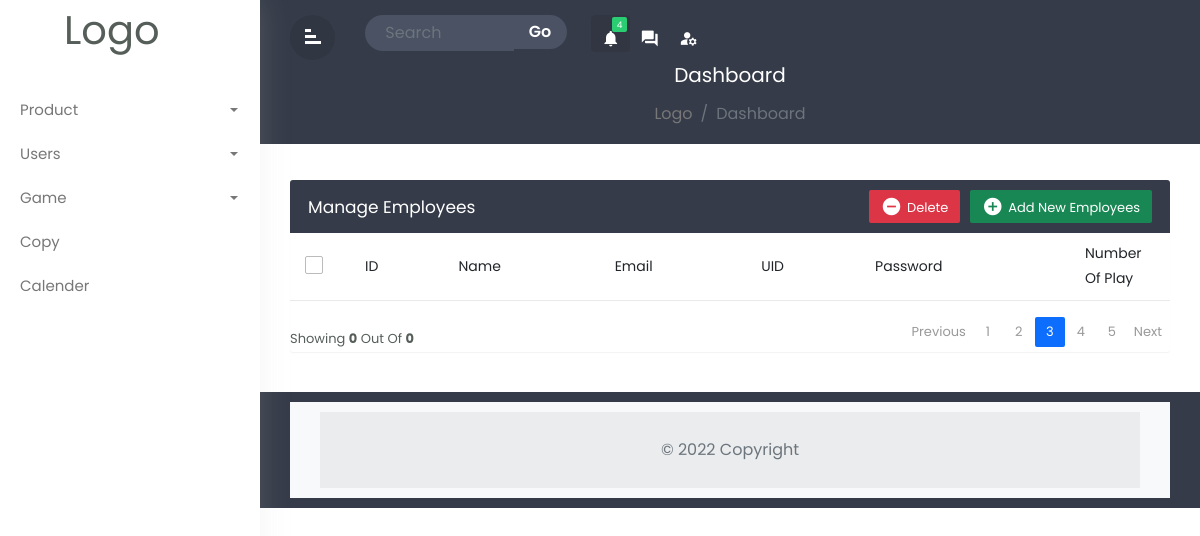
Before: /login-system/admin/admin-users.php with the older database file.
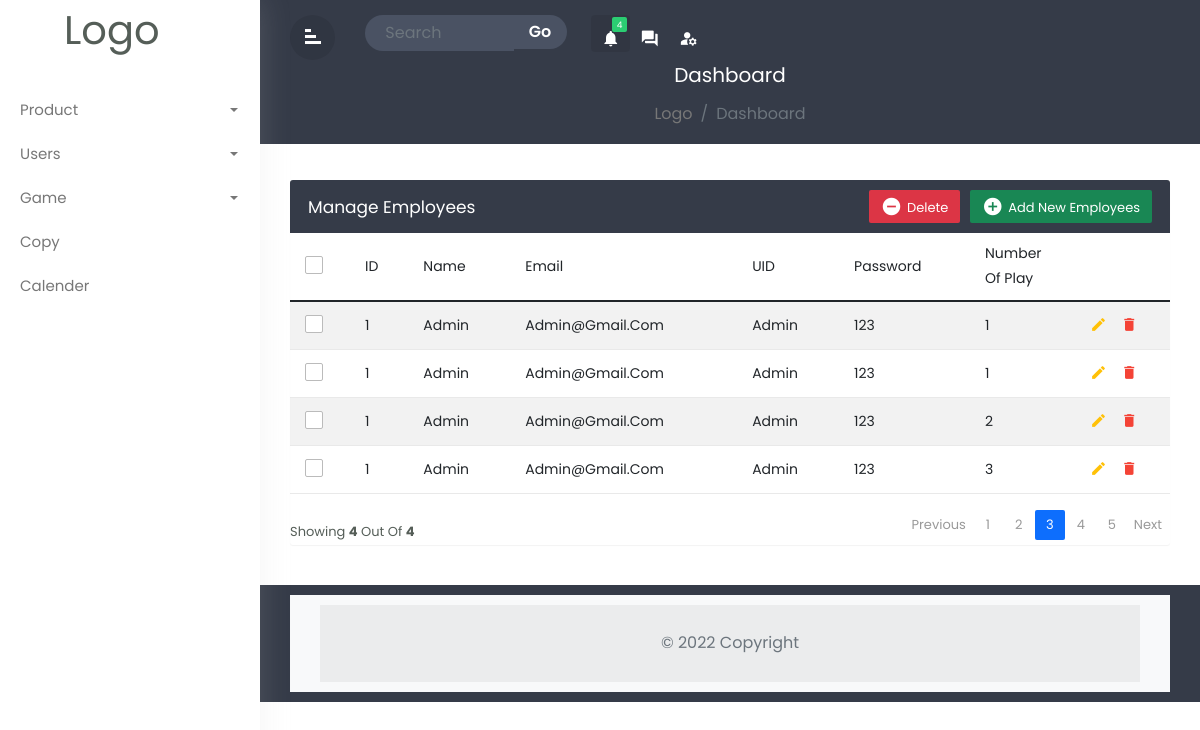
After: the same page with the newer database file.
### tables this page shows
CREATE TABLE `ranking` (
  `rankid` int(11) NOT NULL,
  `usersid` int(11) NOT NULL,
  `no_of_play` int(11) DEFAULT '0',
  `score` int(11) DEFAULT '0',
  `finishedtime` datetime NOT NULL
);

CREATE TABLE `users` (
  `usersId` int(11) NOT NULL,
  `usersName` varchar(128) NOT NULL,
  `usersEmail` varchar(128) NOT NULL,
  `usersUid` varchar(128) NOT NULL,
  `usersPwd` varchar(128) NOT NULL
);

### login-system/admin/admin-users.php (the view, shortened to what this page needs)
<?php
include_once '../php/dbh.inc.php';
?>
<!doctype html>
<html lang="en">
<head>
    <link rel="stylesheet" href="../../bootstrap/css/bootstrap.min.css">
    <link rel="stylesheet" href="../../css/admin.css">
</head>
<body>
    <?php
    $sqlGamePoints = "SELECT * FROM users JOIN ranking on users.usersId = users.usersId order BY no_of_play ASC";
    $result = mysqli_query($conn, $sqlGamePoints);
    $num = mysqli_num_rows($result);
    $rowcount = mysqli_num_rows($result);
    ?>
    <div class="wrapper">
        <?php
        require './admin-sidebar.php'
        ?>
        <div id="content">
            <?php
            require './admin-header.php'
            ?>
            <div class="main-content">
                <div class="row">
                    <div class="col-md-12">
                        <div class="table-wrapper">
                            <div class="table-title">
                                <div class="row">
                                    <div class="col-sm-6 p-0 flex justify-content-lg-start justify-content-center">
                                        <h2 class="ml-lg-2">Manage Employees</h2>
                                    </div>
                                    <div class="col-sm-6 p-0 flex justify-content-lg-end justify-content-center">
                                        <a href="#addEmployeeModal" class="btn btn-success" data-toggle="modal">
                                            <i class="material-icons">&#xE147;</i>
                                            <span>Add New Employees</span>
                                        </a>
                                        <a href="#deleteEmployeeModal" class="btn btn-danger" data-toggle="modal">
                                            <i class="material-icons">&#xE15C;</i>
                                            <span>Delete</span>
                                        </a>
                                    </div>
                                </div>
                            </div>
                            <table class="table table-striped table-hover">
                                <thead>
                                    <tr>
                                        <th><span class="custom-checkbox">
                                                <label for="selectAll"></label></th>
                                        <th>ID</th>
                                        <th>Name</th>
                                        <th>Email</th>
                                        <th>UID</th>
                                        <th>Password</th>
                                        <th>Number of play</th>
                                    </tr>
                                </thead>
                                <tbody>
                                    <?php
                                    if ($num > 0) {
                                        while ($data = mysqli_fetch_assoc($result)) {
                                            echo "
                                                <tr>
                                                <th><span class='custom-checkbox'>
                                                        <input type='checkbox' id='checkbox1' name='option[]' value='1'>
                                                        <label for='checkbox1'></label></th>
                                                <th>" . $data['usersId'] . "</th>
                                                <th>" . $data['usersName'] . "</th>
                                                <th>" . $data['usersEmail'] . "</th>
                                                <th>" . $data['usersUid'] . "</th>
                                                <th>" . $data['usersPwd'] . "</th>
                                                <th>" . $data['no_of_play'] . "</th>
                                                <th>
                                                <a href='#editEmployeeModal' class='edit' data-toggle='modal'>
                                                    <i class='material-icons' data-toggle='tooltip'
                                                        title='Edit'>&#xE254;</i>
                                                </a>
                                                <a href='#deleteEmployeeModal' class='delete' data-toggle='modal'>
                                                    <i class='material-icons' data-toggle='tooltip'
                                                        title='Delete'>&#xE872;</i>
                                                </a>
                                            </th>
                                        </tr>
                                                ";
                                        }
                                    }
                                    ?>
                                </tbody>
                            </table>
                            <div class="clearfix">
                                <?php
                                echo "<div class='hint-text'>showing <b>" . $rowcount . "</b> out of <b>" . $rowcount . "</b></div>"
                                ?>
                                <ul class="pagination">
                                    <li class="page-item disabled"><a href="#">Previous</a></li>
                                    <li class="page-item "><a href="#" class="page-link">1</a></li>
                                    <li class="page-item "><a href="#" class="page-link">2</a></li>
                                    <li class="page-item active"><a href="#" class="page-link">3</a></li>
                                    <li class="page-item "><a href="#" class="page-link">4</a></li>
                                    <li class="page-item "><a href="#" class="page-link">5</a></li>
                                    <li class="page-item "><a href="#" class="page-link">Next</a></li>
                                </ul>
                            </div>
                        </div>
                    </div>
                </div>
            </div>
            <footer class="footer">
                <?php
                require '../../footer.php'
                ?>
            </footer>
        </div>
    </div>
</body>
</html>

### login-system/admin/admin-sidebar.php (shortened to what this page needs)
<div id="sidebar">
    <div class="logo">
        <h1 class="title-logo">Logo</h1>
    </div>
    <ul class="list-unstyled component m-0">
        <li class="dropdown">
            <a href="#homeSubmenu1" data-toggle="collapse" aria-expanded="false" class="dropdown-toggle">product
            </a>
        </li>
        <li class="dropdown">
            <a href="#homeSubmenu2" data-toggle="collapse" aria-expanded="false" class="dropdown-toggle">users
            </a>
        </li>
        <li class="dropdown">
            <a href="#homeSubmenu3" data-toggle="collapse" aria-expanded="false" class="dropdown-toggle">game
            </a>
        </li>
        <li class="">
            <a href="#" class="">copy </a>
        </li>
        <li class="">
            <a href="#" class="">calender </a>
        </li>
    </ul>
</div>

### login-system/admin/admin-header.php (shortened to what this page needs)
<div class="top-navbar">
    <div class="xd-topbar">
        <div class="row">
            <div class="col-2 col-md-1 col-lg-1 order-2 order-md-1 align-self-center">
                <div class="xp-menubar">
                    <span class="material-icons text-white">signal_cellular_alt</span>
                </div>
            </div>
            <div class="col-md-5 col-lg-3 order-3 order-md-2">
                <div class="xp-searchbar">
                    <form>
                        <div class="input-group">
                            <input type="search" class="form-control" placeholder="Search">
                            <div class="input-group-append">
                                <button class="btn" type="submit" id="button-addon2">Go
                                </button>
                            </div>
                        </div>
                    </form>
                </div>
            </div>
            <div class="col-10 col-md-6 col-lg-8 order-1 order-md-3">
                <div class="xp-profilebar text-right">
                    <nav class="navbar p-0">
                        <ul class="nav navbar-nav flex-row ml-auto">
                            <li class="dropdown nav-item active">
                                <a class="nav-link" href="#" data-toggle="dropdown">
                                    <span class="material-icons">notifications</span>
                                    <span class="notification">4</span>
                                </a>
                            </li>
                            <li class="nav-item">
                                <a class="nav-link" href="#">
                                    <span class="material-icons">question_answer</span>
                                </a>
                            </li>
                            <li class="dropdown nav-item">
                                <a class="nav-link" href="#" data-toggle="dropdown">
                                    <span class="material-icons">manage_accounts</span>
                                </a>
                            </li>
                        </ul>
                    </nav>
                </div>
            </div>
        </div>
        <div class="xp-breadcrumbbar text-center">
            <h4 class="page-title">Dashboard</h4>
            <ol class="breadcrumb">
                <li class="breadcrumb-item"><a href="#">Logo</a></li>
                <li class="breadcrumb-item active" aria-curent="page">Dashboard</li>
            </ol>
        </div>
    </div>
</div>

### footer.php
<footer class="text-center text-lg-start bg-light text-muted">
  <div class="text-center p-4" style="background-color: rgba(0, 0, 0, 0.05);">
    © 2022 Copyright
  </div>
</footer>

Changed rows visible on the page:
added ranking: users.usersId "1", users.usersName "Admin", users.usersEmail "Admin@gmail.com", users.usersUid "Admin", users.usersPwd "123", no_of_play "1"
added ranking: usersid.usersId "1", usersid.usersName "Admin", usersid.usersEmail "Admin@gmail.com", usersid.usersUid "Admin", usersid.usersPwd "123", no_of_play "1"
added ranking: users.usersId "1", users.usersName "Admin", users.usersEmail "Admin@gmail.com", users.usersUid "Admin", users.usersPwd "123", no_of_play "2"
added ranking: users.usersId "1", users.usersName "Admin", users.usersEmail "Admin@gmail.com", users.usersUid "Admin", users.usersPwd "123", no_of_play "3"
Other visible differences:
$rowcount: "0" → "4"
